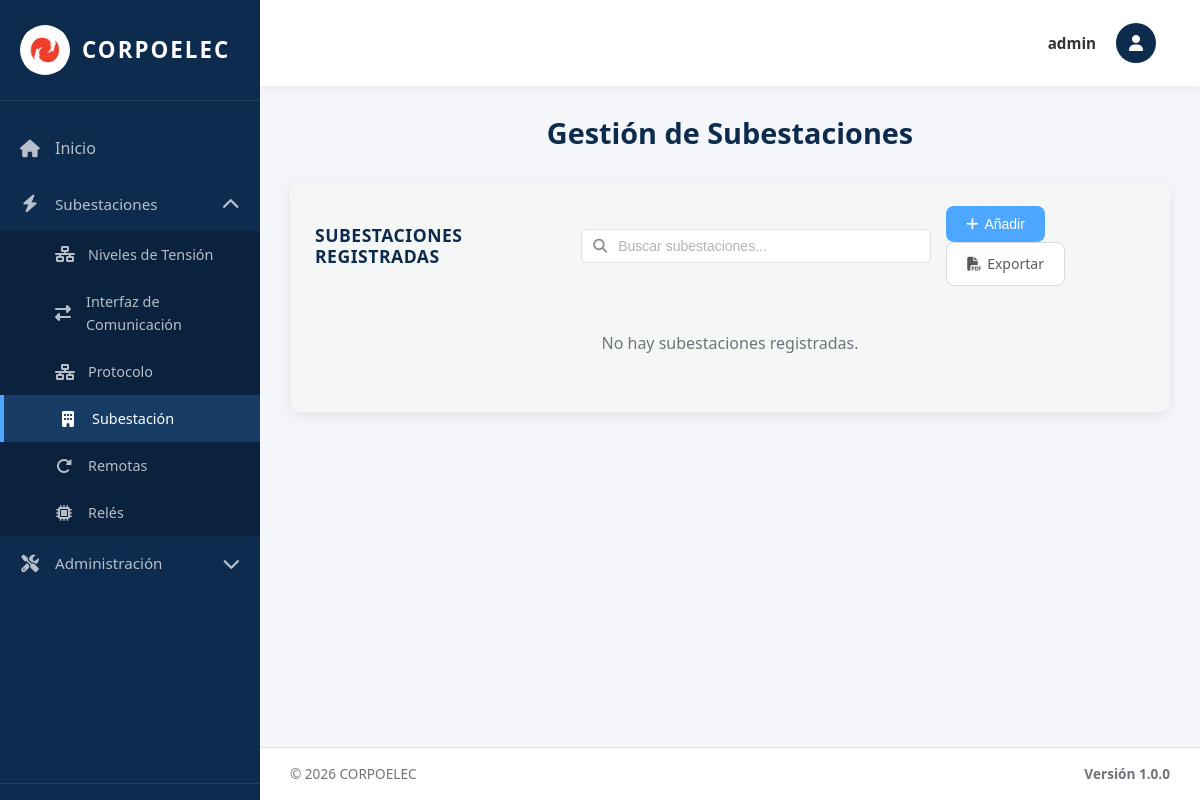
The page /subestaciones/ (signed in) on the database as committed earlier.
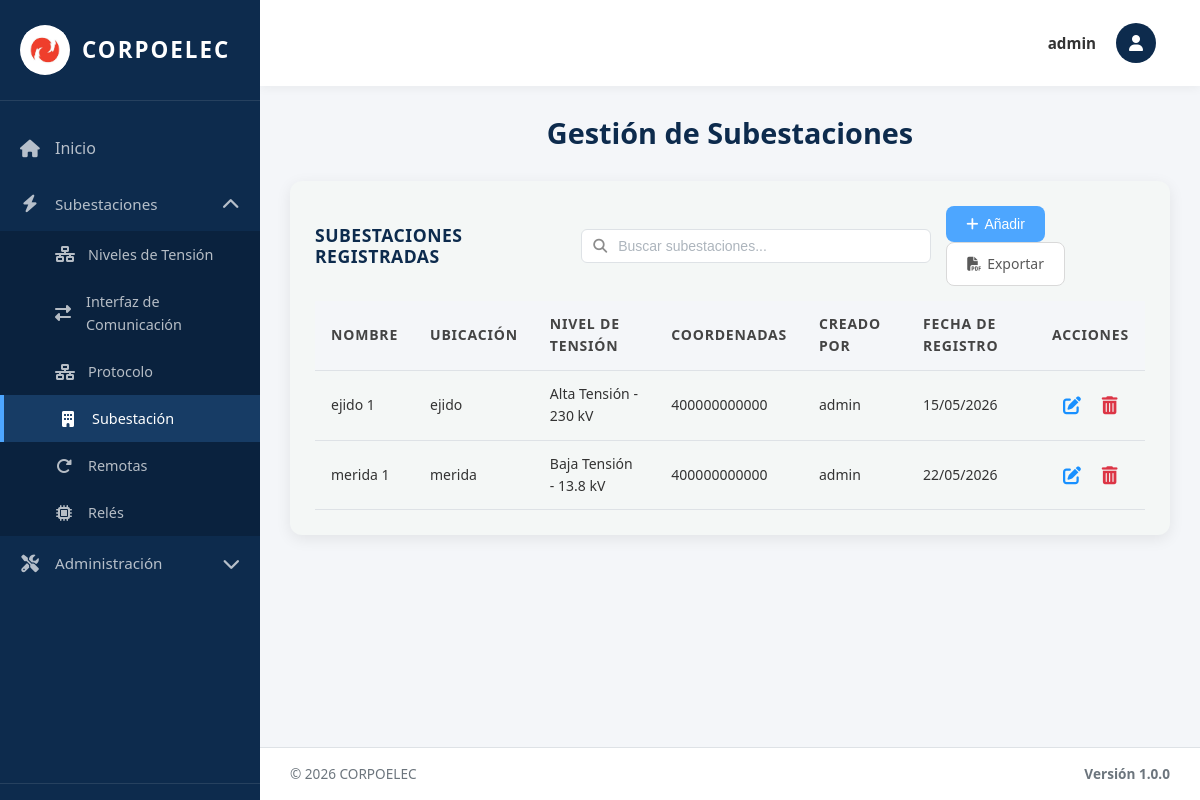
The same page on the database as committed later.
### equipos/models.py (models this page shows, shortened)
class Subestacion(models.Model):
    Id_Sub_est = models.AutoField(primary_key=True)  # Identificador único
    Id_Ten = models.ForeignKey(NivelTension, on_delete=models.CASCADE, related_name='subestaciones')  # Nivel de tensión asociado
    Nombre = models.CharField(max_length=100)  # Nombre de la subestación
    Ubicación = models.CharField(max_length=200)  # Dirección o ubicación física
    Coordenadas = models.CharField(max_length=100, blank=True, verbose_name='Coordenadas')  # Coordenadas GPS (opcional)
    Fecha_Reg = models.DateField(auto_now_add=True)  # Fecha de registro automática
    creado_por = models.ForeignKey(User, on_delete=models.SET_NULL, null=True, blank=True, related_name='subestaciones_creadas')  # Usuario que creó el registro
    class Meta:
        verbose_name = 'Subestación'
        verbose_name_plural = 'Subestaciones'
        ordering = ['Id_Sub_est']  # Orden por ID ascendente

class NivelTension(models.Model):
    TIPO_CHOICES = [
        ('AT', 'Alta Tensión'),
        ('MT', 'Media Tensión'),
        ('BT', 'Baja Tensión'),
    ]
    NIVEL_CHOICES = [
        ('230kV', '230 kV'),
        ('115kV', '115 kV'),
        ('34.5kV', '34.5 kV'),
        ('13.8kV', '13.8 kV'),
    ]
    Id_Ten = models.AutoField(primary_key=True)  # Identificador único
    Tipo_ten = models.CharField(max_length=5, choices=TIPO_CHOICES, default='AT')  # Tipo de tensión (AT/MT/BT)
    Nivel = models.CharField(max_length=10, choices=NIVEL_CHOICES)  # Valor del nivel (115kV, 34.5kV, etc.)
    Fecha_Reg = models.DateField(auto_now_add=True)  # Fecha de registro automática
    creado_por = models.ForeignKey(User, on_delete=models.SET_NULL, null=True, blank=True, related_name='niveles_tension_creados')  # Usuario que creó el registro
    class Meta:
        verbose_name = 'Nivel de Tensión'
        verbose_name_plural = 'Niveles de Tensión'
        ordering = ['Id_Ten']  # Orden por ID ascendente

### equipos/views.py (the view, shortened to what this page needs)
# urls.py: path('subestaciones/', subestaciones_view, name='subestaciones'),
@no_cache
@login_required(login_url='/login/')
def subestaciones_view(request):
    subestaciones_list = Subestacion.objects.all().order_by('Nombre')
    paginator = Paginator(subestaciones_list, 10)
    page_number = request.GET.get('page')
    page_obj = paginator.get_page(page_number)
    tensiones = NivelTension.objects.all().order_by('Nivel')
    context = {
        'title': 'Subestaciones',
        'page_obj': page_obj,
        'tensiones': tensiones,
        'is_admin': request.user.is_superuser
    }
    return render(request, 'subestaciones.html', context)

### equipos/context_processors.py (called while the page is built, shortened)
def permisos_usuario(request):
    if request.user.is_superuser:
        return {
            'permisos_usuario': {'crear': True, 'actualizar': True, 'eliminar': True},
            'puede_crear': True,
            'puede_actualizar': True,
            'puede_eliminar': True,
        }

### templates/subestaciones.html (shortened to what this page needs)
{% extends 'base.html' %}
{% load static %}
{% block content %}
<div class="welcome-text">
  <h2>Gestión de Subestaciones</h2>
</div>
<div class="table-section">
<div class="table-header">
  <h3>Subestaciones Registradas</h3>
  <div class="search-container">
    <input type="text" class="search-input" id="searchInput" placeholder="Buscar subestaciones..." onkeyup="filterTable()">
  </div>
  <div class="action-buttons">
    <button type="button" class="btn btn-primary btn-add-top" onclick="document.getElementById('addModal').classList.add('active')">
      <i class="fas fa-plus"></i> Añadir
    </button>
    <a href="{% url 'exportar_subestaciones_pdf' %}" class="btn btn-secondary btn-add-top">
      <i class="fas fa-file-pdf"></i> Exportar
    </a>
  </div>
</div>
    {% if page_obj.paginator.count > 0 %}
     <table class="data-table">
<thead>
           <tr>
             <th>Nombre</th>
             <th>Ubicación</th>
             <th>Nivel de Tensión</th>
             <th>Coordenadas</th>
             {% if is_admin %}<th>Creado Por</th>{% endif %}
             <th>Fecha de Registro</th>
             <th>Acciones</th>
           </tr>
         </thead>
      <tbody>
        {% for sub in page_obj %}
        <tr>
          <td>{{ sub.Nombre }}</td>
          <td>{{ sub.Ubicación }}</td>
            <td>{{ sub.Id_Ten.get_Tipo_ten_display }} - {{ sub.Id_Ten.get_Nivel_display }}</td>
          <td>{{ sub.Coordenadas|default:"—" }}</td>
          {% if is_admin %}<td>{{ sub.creado_por.username|default:"Sistema" }}</td>{% endif %}
          <td>{{ sub.Fecha_Reg|date:"d/m/Y" }}</td>
<td class="actions-cell">
              {% if puede_actualizar %}
              <button type="button" class="btn-icon btn-edit" title="Editar" onclick="openEditModal({{ sub.Id_Sub_est }}, '{{ sub.Nombre }}', '{{ sub.Ubicación }}', {{ sub.Id_Ten.Id_Ten }}, '{{ sub.Coordenadas|default:"" }}')">
                <i class="fas fa-edit"></i>
              </button>
              {% endif %}
              {% if puede_eliminar %}
              <form method="post" style="display: inline;" onsubmit="return confirmarEliminacion(this);">
               <button type="submit" class="btn-icon btn-delete" title="Eliminar">
                 <i class="fas fa-trash-alt"></i>
               </button>
              </form>
              {% endif %}
            </td>
        </tr>
        {% endfor %}
      </tbody>
     </table>
    {% else %}
    <p class="no-data">No hay subestaciones registradas.</p>
    {% endif %}
  </div>
{% endblock %}

### templates/base.html (shortened to what this page needs)
{% load static %}
<!DOCTYPE html>
<html lang="es">
<head>
  <link rel="stylesheet" href="https://cdnjs.cloudflare.com/ajax/libs/font-awesome/6.4.0/css/all.min.css">
  <link rel="stylesheet" href="{% static 'css/global.css' %}">
 </head>
<body>
  <div class="layout-wrapper">
    <aside class="sidebar" id="sidebar">
      <div class="sidebar-brand" onclick="toggleSidebar()">
        <div class="sidebar-logo">
          <img src="{% static 'img/logo.jpg' %}" alt="Corpoelec">
        </div>
        <span class="sidebar-brand-text">Corpoelec</span>
      </div>
 <nav class="sidebar-nav">
        <a href="{% url 'index' %}" class="{% if request.path == '/' %}active{% endif %}" onclick="closeMobileSidebar()">
          <i class="fas fa-home"></i>
          <span>Inicio</span>
        </a>
         <div class="sidebar-dropdown {% if request.path == '/subestaciones/' or request.path == '/tensiones/' or request.path == '/interfaces/' or request.path == '/protocolo/' or request.path == '/reles/' or request.path == '/remotas/' %}active{% endif %}">
          <a href="#" class="dropdown-toggle" onclick="toggleDropdown(event, 'subestaciones-dropdown')">
            <i class="fas fa-bolt"></i>
            <span>Subestaciones</span>
            <i class="fas fa-chevron-down dropdown-arrow"></i>
          </a>
           <div class="dropdown-menu" id="subestaciones-dropdown">
             <a href="{% url 'tensiones' %}" class="{% if request.path == '/tensiones/' %}active{% endif %}" onclick="closeMobileSidebar()">
               <i class="fas fa-network-wired"></i>
               <span>Niveles de Tensión</span>
             </a>
               <a href="{% url 'interfaces' %}" class="{% if request.path == '/interfaces/' %}active{% endif %}" onclick="closeMobileSidebar()">
                 <i class="fas fa-exchange-alt"></i>
                 <span>Interfaz de Comunicación</span>
               </a>
               <a href="{% url 'protocolo' %}" class="{% if request.path == '/protocolo/' %}active{% endif %}" onclick="closeMobileSidebar()">
                 <i class="fas fa-network-wired"></i>
                 <span>Protocolo</span>
               </a>
               <a href="{% url 'subestaciones' %}" class="{% if request.path == '/subestaciones/' %}active{% endif %}" onclick="closeMobileSidebar()">
               <i class="fas fa-building"></i>
               <span>Subestación</span>
             </a>
             <a href="{% url 'remotas' %}" class="{% if request.path == '/remotas/' %}active{% endif %}" onclick="closeMobileSidebar()">
               <i class="fas fa-redo-alt"></i>
               <span>Remotas</span>
             </a>
             <a href="{% url 'reles' %}" class="{% if request.path == '/reles/' %}active{% endif %}" onclick="closeMobileSidebar()">
               <i class="fas fa-microchip"></i>
               <span>Relés</span>
              </a>
            </div>
         </div>
           {% if user.is_staff %}
           <div class="sidebar-dropdown {% if request.path == '/bitacora/' or request.path == '/admin/restaurar/' or request.path == '/admin/backup/' or request.path == '/admin/usuarios/' %}active{% endif %}">
             <a href="#" class="dropdown-toggle" onclick="toggleDropdown(event, 'admin-dropdown')">
               <i class="fas fa-tools"></i>
               <span>Administración</span>
               <i class="fas fa-chevron-down dropdown-arrow"></i>
             </a>
           </div>
           {% endif %}
        </nav>
        <div class="sidebar-bottom">
        </div>
      </aside>
    <main class="main-content" id="mainContent">
      <nav class="navbar">
        <div class="navbar-user">
          <div class="navbar-user-trigger" onclick="toggleUserMenu(event)">
            <div class="navbar-user-name">
              {% if user.first_name %}{{ user.first_name }}{% else %}{{ user.username }}{% endif %}
            </div>
            <div class="navbar-user-avatar">
              <i class="fas fa-user"></i>
            </div>
          </div>
         </div>
       </nav>
      <div class="content-area">
        {% block content %}{% endblock %}
      </div>
      <footer class="footer">
        <div class="footer-left">
          <span>© 2026 CORPOELEC</span>
        </div>
        <div class="footer-version">Versión 1.0.0</div>
      </footer>
    </main>
  </div>
</body>
</html>

### static/css/global.css (style rules this page uses)
body { font-size: 16px; font-weight: 400; color: #333; font-family: 'Open Sans', 'Segoe UI', Arial, sans-serif; line-height: 1.6; }
h1, h2, h3, .welcome-text h2 { font-size: 26px; font-weight: 700; color: #002D5A; margin: 0 0 20px 0; line-height: 1.2; }
.data-table thead th { font-size: 14px !important; font-weight: 700 !important; text-transform: uppercase !important; color: #444 !important; letter-spacing: 0.8px; padding: 12px 16px !important; }
.data-table tbody td { font-size: 14px !important; font-weight: 400 !important; color: #333 !important; padding: 12px 16px !important; }
.btn-primary, .btn-add-top { font-size: 14px !important; font-weight: 500 !important; border-radius: 8px !important; padding: 10px 20px !important; display: inline-flex; align-items: center; gap: 6px; }
.btn-icon { font-size: 18px !important; display: inline-flex; align-items: center; justify-content: center; padding: 6px !important; }
.btn-delete, .btn-delete i { color: #DC3545 !important; }
.btn-edit, .btn-edit i { color: #1890ff !important; }
.data-table { border-collapse: collapse; width: 100%; }
.data-table tbody tr { transition: background 0.15s ease; }
.data-table th, .data-table td { padding-top: 12px !important; padding-bottom: 12px !important; }
.form-control, input[type="text"], input[type="email"], select, textarea { font-size: 14px; font-weight: 400; color: #333; }
a { color: #1890ff; text-decoration: none; font-weight: 500; }

### templates/subestaciones.html (style rules this page uses)
.table-section { background: #f4f7f6; padding: 25px; border-radius: 12px; box-shadow: 0 4px 15px rgba(0, 0, 0, 0.08); }
.table-header { display: flex; justify-content: space-between; align-items: center; margin-bottom: 15px; gap: 15px; }
.table-header h3 { margin: 0; color: var(--blue-dark); width: 280px; }
.search-container { position: relative; display: flex; align-items: center; }
.search-input { width: 350px; padding: 8px 12px 8px 36px; border: 1px solid #dee2e6; border-radius: 6px; font-size: 14px; color: #333; background: #fff; transition: border-color 0.3s ease; }
.search-input::placeholder { color: #adb5bd; }
.data-table { width: 100%; border-collapse: collapse; }
.data-table thead { background: var(--gray-100); }
.data-table th { font-weight: 600; color: var(--blue-dark); font-size: 0.9rem; text-transform: uppercase; letter-spacing: 0.5px; }
.btn-primary { background: var(--blue-accent); color: var(--white); padding: 10px 24px; border-radius: 6px; border: none; font-size: 0.95rem; cursor: pointer; transition: background 0.3s ease; }
.btn-icon { background: transparent; border: none; cursor: pointer; font-size: 1.1rem; padding: 6px; border-radius: 4px; transition: all 0.2s ease; display: inline-flex; align-items: center; justify-content: center; }
.btn-edit { color: var(--blue-accent); }
.btn-delete { color: var(--red-accent); }
.actions-cell { white-space: nowrap; }
.btn { padding: 10px 20px; border-radius: 6px; text-decoration: none; font-size: 0.9rem; font-weight: 400; cursor: pointer; border: none; transition: all 0.2s; }
.btn-secondary { background: #fff; color: #595959; border: 1px solid #d9d9d9; }

Rows that differ between the two databases and show on the page:
added Subestacion: Nombre "ejido 1", Ubicación "ejido", Id_Ten.Tipo_ten "Alta Tensión", Id_Ten.Nivel "230 kV", Coordenadas "400000000000", creado_por.username "admin", Fecha_Reg "15/05/2026"
added Subestacion: Nombre "merida 1", Ubicación "merida", Id_Ten.Tipo_ten "Baja Tensión", Id_Ten.Nivel "13.8 kV", Coordenadas "400000000000", creado_por.username "admin", Fecha_Reg "22/05/2026"
Other text that changed with them:
text no longer shown: "No hay subestaciones registradas."
text now shown: "NOMBRE UBICACIÓN NIVEL DE TENSIÓN COORDENADAS CREADO POR FECHA DE REGISTRO ACCIONES"
